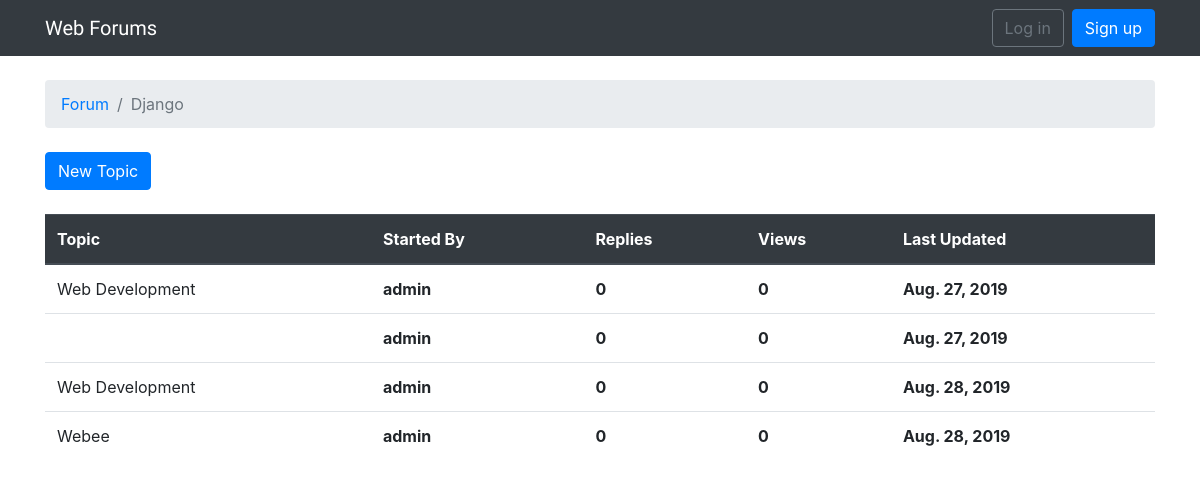
/webforum/forums/1/, run on an earlier commit of the app's database.
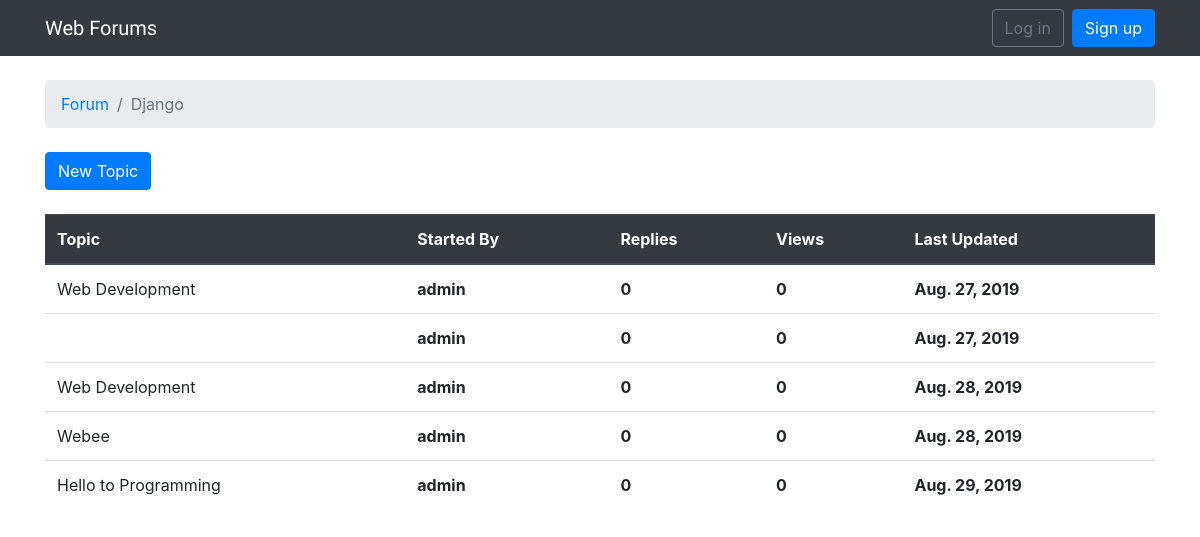
And on a later commit of the database.
### webforum/models.py (models this page shows)
class Topic(models.Model):
    subject = models.CharField(max_length=250)
    last_updated = models.DateTimeField(auto_now_add=True)
    forum = models.ForeignKey(Forum, on_delete=models.CASCADE, related_name='topics')
    started_by = models.ForeignKey(User, on_delete=models.CASCADE, related_name='topics')

### webforum/views.py (the view)
# urls.py: path('forums/<int:pk>/', views.forum_topics, name='forum_topics'),
def forum_topics(request, pk):
    forum = get_object_or_404(Forum, pk=pk)
    contex = {
        'forum':forum
    }
    return render(request, 'topics.html', contex)

### webforum/templates/topics.html (shortened to what this page needs)
{% extends 'base.html' %}
{% block breadcrumb %}
<li class="breadcrumb-item"><a href="{% url 'home' %}">Forum</a> </li>
<li class="breadcrumb-item active">{{forum.name}}</li>
{% endblock %}
{% block content %}
<div class="mb-4">
    <a href="{% url 'new_topic' forum.pk %}" class="btn btn-primary">New Topic</a>
</div>
<table class="table">
    <thead class="thead-inverse thead-dark">
        <tr>
            <th>Topic</th>
            <th>Started By</th>
            <th>Replies</th>
            <th>Views</th>
            <th>Last Updated</th>
        </tr>
    </thead>
    <tbody>
        {% for topic in forum.topics.all %}
        <tr>
            <td>{{topic.subject}}</td>
            <th>{{topic.started_by.username}}</th>
            <th>0</th>
            <th>0</th>
            <th>{{topic.last_updated.date}}</th>
        </tr>
        {% endfor %}
    </tbody>
</table>
{% endblock %}

What changed in the data, as far as the page shows it:
added Topic: subject "Hello to Programming", started_by.username "admin", last_updated "Aug. 29, 2019"
